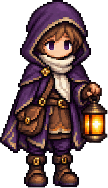
#> input picture assets/art/wanderer-blight.png, 108 x 188 px, given as the content of the folder ../../../../assets/art/wanderer-blight.png, which was not available
$ python contact.py ../../../../assets/art/wanderer-blight.png ../../../../assets/art/wanderer-bloom.png 5
#> lines starting #> are read from the running program, lines starting #| are printed output that depends on the picture; pictures that were not available may be replaced by others from this repository, and a replacement may not be noted
"""Contact sheet of native frames at an integer zoom on a neutral backdrop, for review."""
import sys
from pathlib import Path
from PIL import Image
d, out, z = Path(sys.argv[1]), sys.argv[2], int(sys.argv[3]) if len(sys.argv) > 3 else 4
fs = sorted(d.glob('*.png'))
cell = 100
cols = 8
rows = (len(fs) + cols - 1) // cols
sheet = Image.new('RGBA', (cols * cell * z, rows * cell * z), (196, 200, 210, 255))
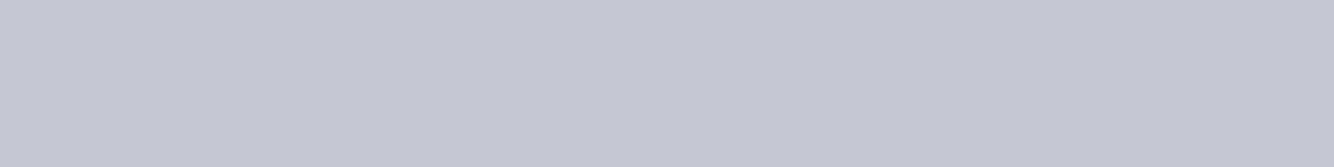
#> sheet: PIL image 4000x500 RGBA (shown at 1/3 size); mean R, G, B, A 196, 200, 210, 255
for i, f in enumerate(fs):
    im = Image.open(f)
#> im is the input picture: PIL image 108x188 RGBA; mean R, G, B, A 52.5, 32.7, 33.6, 152.9
    im = im.resize((im.width * z, im.height * z), Image.NEAREST)
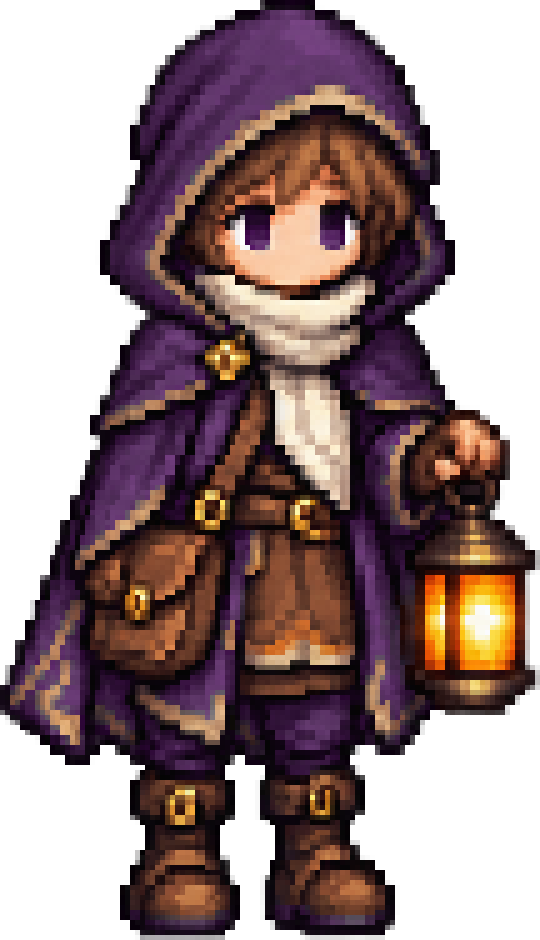
#> im: PIL image 540x940 RGBA; mean R, G, B, A 52.5, 32.7, 33.6, 152.9; transparent parts drawn white
    x, y = (i % cols) * cell * z, (i // cols) * cell * z
    sheet.alpha_composite(im, (x + (cell * z - im.width) // 2, y + cell * z - im.height - 4 * z))
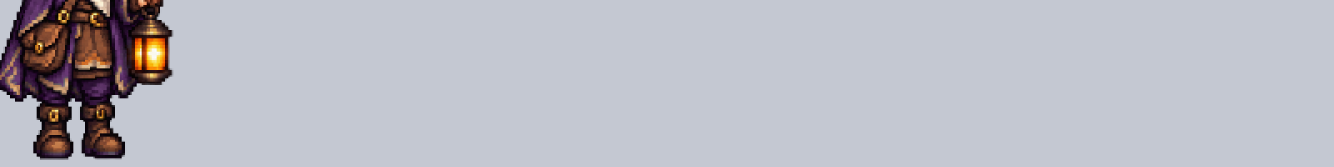
#> sheet: PIL image 4000x500 RGBA (shown at 1/3 size); mean R, G, B, A 186, 186.9, 195.7, 255
sheet.convert('RGB').save(out)
